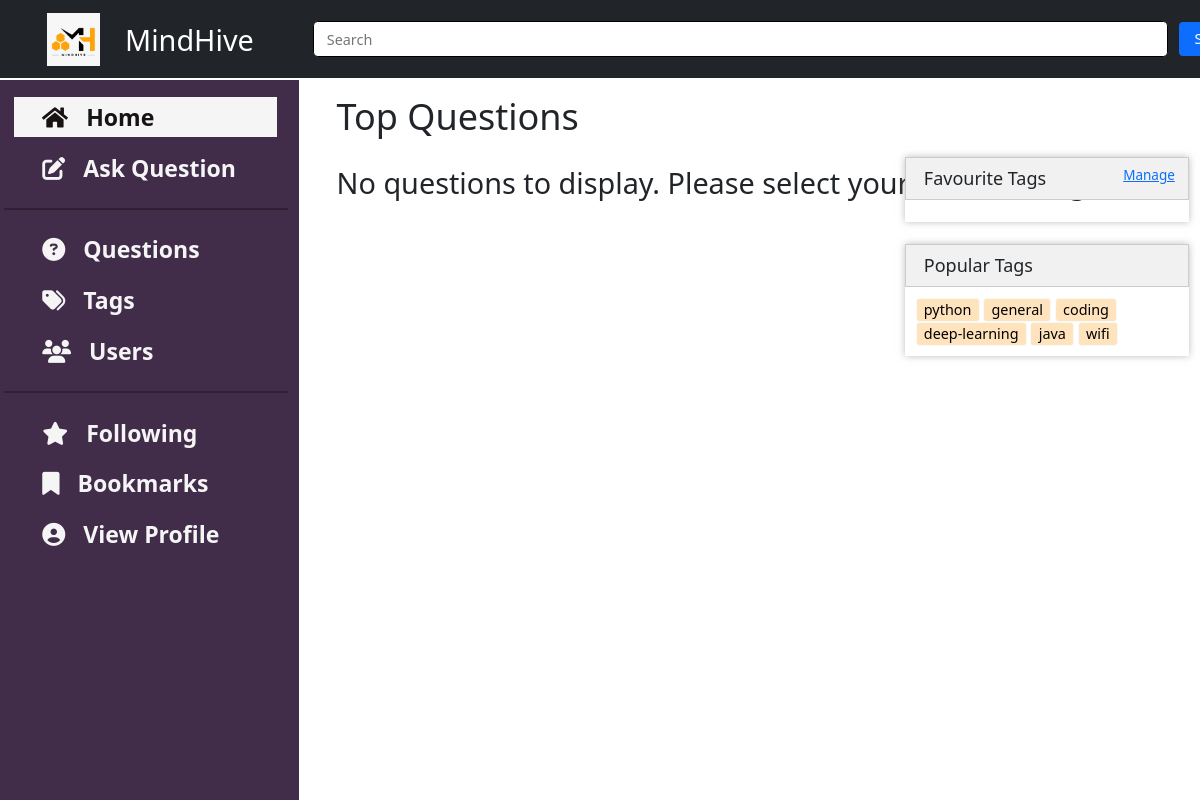
The page /home/tags/antaragni on the database as committed earlier.
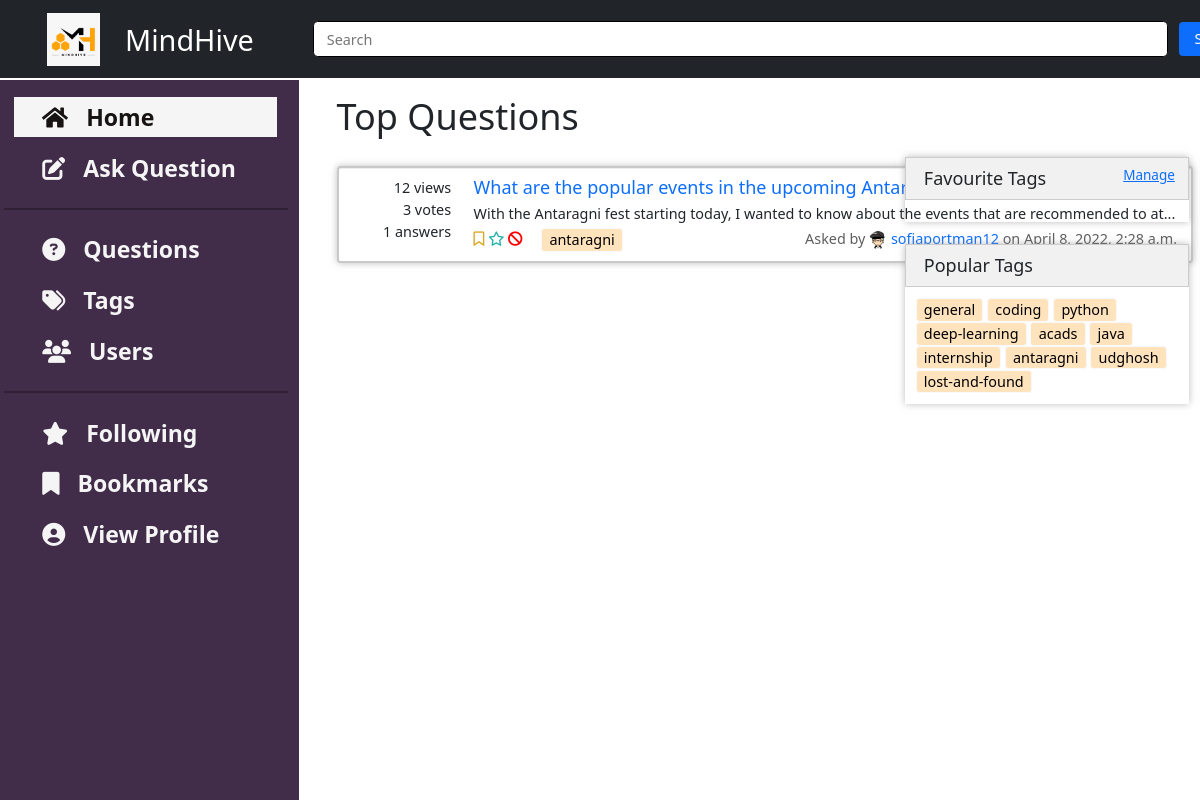
The same page on the database as committed later.
### tags/models.py (models this page shows, shortened)
class Tag(models.Model):
    name = models.CharField(max_length=50)

### questions/models.py (models this page shows, shortened)
class Question(Content):
    title = models.CharField(max_length=100)
    tags = models.ManyToManyField(to='tags.Tag', blank=True)
    viewedBy = models.ManyToManyField(to='users.User', related_name='viewedBy', blank=True)
    def get_votes(self):
        return self.likedBy.count() - self.dislikedBy.count()
    def get_summary_text(self):
        text = re.sub(r'<.*?>|&+.*;+', '', self.text)
        return text[:100] + '...'
    class Meta:
        ordering = ['-pub_date']

### home/models.py (models this page shows, shortened)
class Content(models.Model):
    text = RichTextField()
    author = models.ForeignKey(to='users.User', on_delete=models.SET_NULL, related_name='author', null=True)
    anonymous = models.BooleanField(default=False)
    pub_date = models.DateTimeField('date published', default = datetime.now(), blank=True, null=True)
    likedBy = models.ManyToManyField(to='users.User', related_name='likedBy', blank=True)
    dislikedBy = models.ManyToManyField(to='users.User', related_name='dislikedBy', blank=True)
    def get_author_name(self):
        if self.anonymous:
            return 'Anonymous User'
        else:
            return self.author.username

### users/models.py (models this page shows, shortened)
class User(AbstractUser):
    username = models.CharField(max_length=20,blank=False,unique=True)
    email = models.EmailField(
        verbose_name='email address',
        max_length=255,
        unique=True,
        blank=False,
        validators=[EmailValidator()]
    )
    name = models.CharField(max_length=20, blank=True, null=True)
    roll_no=models.CharField(max_length=8, blank=True, null=True)
    profile_image = models.ImageField(upload_to='profile_image', default='default.jpg')
    blocked = models.BooleanField(default=False)
    followingQuestions = models.ManyToManyField(to='questions.Question', related_name='users_following', blank=True)
    bookmarkQuestions = models.ManyToManyField(to='questions.Question', related_name='users_bookmarked', blank=True)
    favouriteTags = models.ManyToManyField(to='tags.Tag', blank=True)
    objects = UserInfoManager()
    USERNAME_FIELD = 'email'
    REQUIRED_FIELDS = ['username' ]

### home/views.py (the view)
# urls.py: path('tags/<tagname>', views.tagView, name='tags'),                  # tag questions page
def tagView(request, tagname):
    tagSel = Tag.objects.filter(name=tagname)
    tagQues = Question.objects.filter(tags__in=tagSel).distinct()
    context = {
        'questions': tagQues,
        'pop_tags': get_popular_tags()
    }
    return render(request, 'home/home.html', context=context)

### home/views.py (called while the page is built)
def get_popular_tags():
    return sorted(Tag.objects.all(), key=lambda x: x.question_set.count(), reverse=True)[:10]

### home/templates/home/home.html (shortened to what this page needs)
{% extends 'questions_list.html' %}
{% block heading %}
Top Questions
{% endblock %}
{%block empty_message%}
No questions to display. Please select your favouriteTags
{% endblock %}

### templates/questions_list.html (shortened to what this page needs)
{% extends 'base.html' %}
{% block insert_content %}
<h1 class="container">
    {% block heading %}{% endblock %}
</h1>
<br>
<div class="container">
    {% if questions %}
    {%for question in questions%}
    <div class="card d-flex flex-row "
        style="box-shadow: 0 1px 1px rgba(0, 0, 0, 0.075) inset, 0 0 8px rgba(146, 146, 146, 0.6);">
        <div class="d-flex flex-column align-middle ques-stats">
            <span>{{question.viewedBy.count}} views</span>
            <span>{{question.get_votes}} votes</span>
            <span>{{question.answer_set.count}} answers</span>
        </div>
        <div class="d-flex flex-column">
            <a href="{% url 'questions:view_question' question_id=question.id %}" style="text-decoration: none;">
                <h5 style="margin-bottom: 4px;">{{question.title}}</h5>
            </a>
            <div style="margin-bottom: 4px;">{{question.get_summary_text}}</div>
            <div class="d-flex flex-row">
                <span>
                    <form class="follow-bookmark-form icon-only-buttons" style="display:inline">
                        <button type="submit" class="bookmark" name="action" , value="bookmark">
                            {% if user in question.users_bookmarked.all %}
                            <i class="fa-solid fa-bookmark"></i>
                            {% else %}
                            <i class="fa-regular fa-bookmark"></i>
                            {% endif %}
                        </button>
                        <button type="submit" class="follow" name="action" , value="follow">
                            {% if user in question.users_following.all %}
                            <i class="fa-solid fa-star"></i>
                            {% else %}
                            <i class="fa-regular fa-star"></i>
                            {% endif %}
                        </button>
                    </form>
                    {% if not user.blocked %}
                    <form class="icon-only-buttons" action="{% url 'questions:report' question.id %}" method="GET"
                        style="display:inline">
                        <button type="submit" name="id" , value={{question.id}}>
                            <i class="fa-solid fa-ban"></i>
                        </button>
                    </form>
                    {% endif %}
                    {% for tag in question.tags.all %}
                    {% if tag in user.favouriteTags.all %}
                    <a class="btn btn-success" style="padding: 0px 8px;" href="{% url 'home:tags' tagname=tag.name%}"
                        class="tag_questions">{{tag.name}}</a>
                    {% else %}
                    <a class="btn btn-light" style="padding: 0px 8px; background-color: rgb(255, 227, 189);"
                        href="{% url 'home:tags' tagname=tag.name%}" class="tag_questions">{{tag.name}}</a>
                    {% endif %}
                    {% endfor %}
                </span>
                <div class="text-right" style="position: absolute; right: 16px; color: rgb(94, 94, 94);">Asked by
                    {% if question.get_author_name == 'Anonymous User' %}
                    someone
                    {% else %}
                    <a style="text-decoration: none;" href="{% url 'users:view_user' question.author.id %}">
                        <img src="{{question.author.profile_image.url}}" width="20" height="20" style="border-radius: 50%;">
                        {{question.author.username}}</a>
                    {% endif %}
                    on {{question.pub_date}}
                </div>
            </div>
        </div>
    </div>
    <br />
    {%endfor%}
    {% else %}
    <h2>
        {% block empty_message %}{% endblock %}
    </h2>
    {% endif %}
</div>
{% endblock %}
{% block insert_right_bar %}
<br> <br> <br>
<div class="fav-tags" style="box-shadow: 0 1px 1px rgba(0, 0, 0, 0.075) inset, 0 0 8px rgba(146, 146, 146, 0.6);">
    <div class="tags-box">Favourite Tags
        <a href="{% url 'users:addtags' %}" style="position: absolute; right: 28px; font-size: 15px;">Manage</a>
    </div>
    <div style="padding: 12px;">
    </div>
</div>
<br>
<div class="popular-tags" style="box-shadow: 0 1px 1px rgba(0, 0, 0, 0.075) inset, 0 0 8px rgba(146, 146, 146, 0.6);">
    <div class="tags-box">Popular Tags</div>
    <div style="padding: 12px;">
        {% for tag in pop_tags %}
        {% if tag in user.favouriteTags.all %}
        <a class="btn btn-success" style="padding: 0px 8px; margin: 3px 0px;"
            href="{% url 'home:tags' tagname=tag.name%}" class="tag_questions">{{tag.name}}
        </a>
        {% else %}
        <a class="btn btn-light" style="padding: 0px 8px; background-color: rgb(255, 227, 189);"
            href="{% url 'home:tags' tagname=tag.name%}" class="tag_questions">{{tag.name}}
        </a>
        {% endif %}
        {% endfor %}
    </div>
</div>
{% endblock %}

### templates/base.html (shortened to what this page needs)
<!DOCTYPE html>
<html lang="en">
{% load static %}
{% load crispy_forms_tags %}
<head>
    <link href="https://cdn.jsdelivr.net/npm/bootstrap@5.1.3/dist/css/bootstrap.min.css" rel="stylesheet"
>
    <link rel="stylesheet" href="https://cdnjs.cloudflare.com/ajax/libs/font-awesome/4.7.0/css/font-awesome.min.css">
    <link href="{% static 'css/master.css'%}" rel="stylesheet" />
</head>
<body id="page-top">
    <nav class="navbar navbar-expand-lg navbar-dark bg-dark fixed-top" id="mainNav">
        <div class="container px-4">
            <a href="{% url 'home:view_home'%}" id="logo">
                <img src="{% static 'media/icon.jpg' %}" alt="MindHive" class="logo-img">
            </a>
            <a class="navbar-brand" href="#page-top">MindHive</a>
            <div class="collapse navbar-collapse" id="navbarResponsive">
                <ul class="navbar-nav ms-auto">
                    <form class="inline-block" method=get action="{% url  'home:search_results' %}">
                        <input class="form-input" type="search" placeholder="Search" aria-placeholder="Search"
                            name="searched" id="search-input">
                        <input type="submit" class="btn btn-fill btn-primary" value=" Search " id="search">
                    </form>
                    <li class="nav-item">
                        <div class="dropdown">
                        </div>
                    </li>
                    <li class="nav-item">
                        <div class="dropdown">
                        </div>
                    </li>
            </div>
        </div>
    </nav>
    <div class='container' id="left">
        <a href="{% url 'home:view_home'%}" class="sect">
            <div class="comp" id="homeButton">
                <i class="fa fa-home"></i>
                &nbsp; Home
            </div>
        </a>
        <a href="{% url 'questions:add_question'%}" class="sect">
            <div class="comp" id="askButton">
                <i class="fa-solid fa-pen-to-square"></i>
                &nbsp; Ask Question
            </div>
        </a>
        <hr color="white" style="border: 0.5px solid rgb(0, 0, 0);" />
        <a href="{% url 'home:view_questions' %}" class="sect">
            <div class="comp" id="questionButton">
                <i class="fa-solid fa-circle-question"></i>
                &nbsp; Questions
            </div>
        </a>
        <a href="{% url 'users:addtags' %}" class="sect">
            <div class="comp" id="tagsButton">
                <i class="fa-solid fa-tags"></i>
                &nbsp; Tags
            </div>
        </a>
        <a href="{% url 'users:users_list' %}" class="sect">
            <div class="comp" id="usersButton">
                <i class="fa-solid fa-users"></i>
                &nbsp; Users
            </div>
        </a>
        <hr color="white" style="border: 0.5px solid rgb(0, 0, 0);" />
        <a href="{%url 'home:following'%}" class="sect">
            <div class="comp" id="followingButton">
                <i class="fa-solid fa-star"></i>
                &nbsp; Following
            </div>
        </a>
        <a href="{%url 'home:bookmarks'%}" class="sect">
            <div class="comp" id="bookmarksButton">
                <i class="fa-solid fa-bookmark"></i>
                &nbsp; Bookmarks
            </div>
        </a>
        <a href="{% url 'users:view_user' user.id%}" class="sect">
            <div class="comp" id="profileButton">
                <i class="fa-solid fa-circle-user"></i>
                &nbsp; View Profile
            </div>
        </a>
    </div>
    <div class="content container">
        {% block insert_content %}{% endblock %}
    </div>
    <div class='container d-flex flex-column h-100' id="right">
        {% block insert_right_bar %}
        {% endblock %}
    </div>
</body>
</html>

### static/css/master.css (style rules this page uses)
* { margin: 0; padding: 0; }
html { scroll-behavior: smooth; zoom: 90%; }
:root { --navbar-height: 59px; }
#logo { color: white; display: flex; padding: 3px 22px; border-radius: 20px; text-decoration: none; }
.logo-img { height: 59px; margin: 3px 6px; }
.inline-block { display: block; width: 950px; height: 40px; }
.form-input { float: none; display: block; text-align: left; width: 100%; margin: 0; padding: 14px; border: 1px solid black; height: 40px; }
.dropdown { display: flex; right: 72px; top: 23px; margin-right: 10px; }
#search { left: 1310px; position: absolute; top: 24.5px; }
#left { position: fixed; float: left; width: 340px; top: 0; bottom: 0; overflow-y: scroll; -ms-overflow-style: none; scrollbar-width: none; display: flex; flex-direction: column; padding-top: 1%; margin-top: 89px; margin-left: -0.6%; background-color: #412c49; }
#left a { text-decoration: none; text-align: left; font-size: 1.6rem; color: #171313; }
#right { position: fixed; right: 0px; top: 0; bottom: 0; overflow-y: scroll; -ms-overflow-style: none; scrollbar-width: none; float: left; width: 340px; padding-top: 1%; margin-top: 89px; margin-left: -0.6%; }
.tags-box { padding: 8px 20px; font-size: 20px; background-color: rgb(241, 241, 241); border: 2px solid rgb(204, 204, 204); }
.sect { margin: 6px 12px; padding: 6px 13px; }
.comp { margin: -3px 8px; padding: 0px 10px; font-weight: bold; color: whitesmoke; transition-duration: 0.4s; }
.comp:hover, .sect.active, .sect.active div { color: #171313; background-color: whitesmoke; }
.navbar > .container, .navbar > .container-fluid { margin-left: 0px; }
.navbar-brand { font-size: xx-large; }
input[type="search"] { margin-left: 50px; border-radius: 5px; }
.content { position: absolute; top: 105px; left: 350px; min-width: 100px !important; max-width: 1000px !important; }
.icon-only-buttons button { background-color: transparent; border: none; color: black; padding: 0; margin: 0; }
.icon-only-buttons .fa-ban { color: rgb(255, 0, 0); }
.icon-only-buttons .fa-bookmark { color: goldenrod; }
.icon-only-buttons .fa-star { color: lightseagreen; }
.card { padding: 10px; border: 3px solid rgb(201, 201, 201); }
.ques-stats span { width: 25%; min-width: 140px; text-align: right; padding-right: 25px; }

Rows that differ between the two databases and show on the page:
no longer on this page (row unchanged): Tag: name "wifi", shown under "No questions to display. Please select your favouriteTags"
added Question: viewedBy.count "12", get_votes "3", answer_set.count "1", title "What are the popular events in the upcoming Antaragni fest?", get_summary_text "With the Antaragni fest starting today, I wanted to know about the events that are recommended to at...", author.profile_image (placeholder picture), author.username "sofiaportman12", pub_date "April 8, 2022, 2:28 a.m."
added Tag: name "antaragni"
shown differently, row unchanged: Tag "python": moves down the list
added Tag: name "acads"
added Tag: name "internship"
added Tag: name "udghosh"
added Tag: name "lost-and-found"
Other text that changed with them:
text no longer shown: "No questions to display. Please select your favouriteTags"
